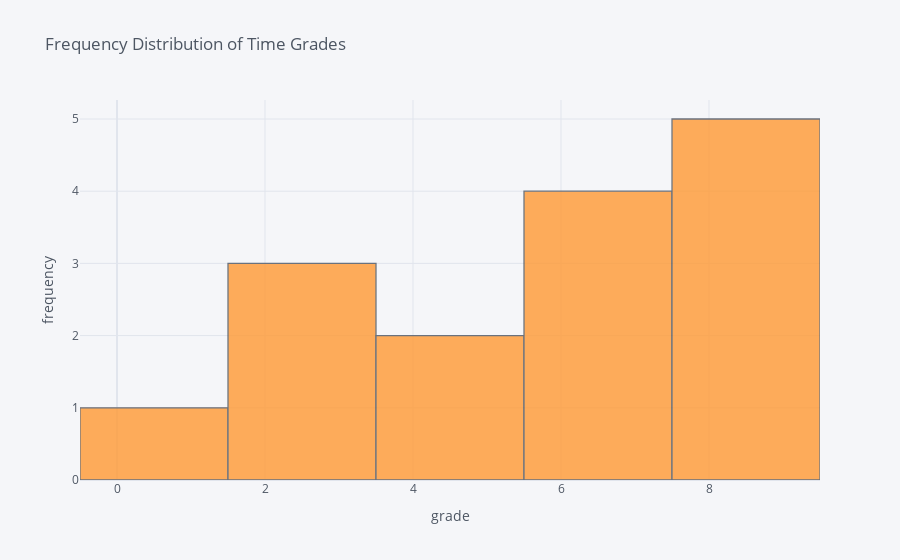

Here is the notebook cell this chart was saved with:
### Markdown cell above
#### Show visually the frequency distribution of the time_grades dataset.

### Code cell
import cufflinks as cf
cf.go_offline()

data = time_grades['grade']

data.iplot(kind='hist', xTitle='grade', yTitle='frequency', 
           title='Frequency Distribution of Time Grades')

### Figure 1 — Plotly figure (JSON) as saved in the notebook; plotly's stock layout.template omitted (floating-point values rounded to 4 significant figures)
{"data": [{"histfunc": "count", "histnorm": "", "marker": {"color": "rgba(255, 153, 51, 1.0)", "line": {"color": "#4D5663", "width": 1.3}}, "name": "grade", "opacity": 0.8, "orientation": "v", "type": "histogram", "x": [4, 7, 9, 7, 9, 3, 7, 5, 9, 3, 8, 7, 1, 8, 2]}], "layout": {"barmode": "overlay", "legend": {"bgcolor": "#F5F6F9", "font": {"color": "#4D5663"}}, "paper_bgcolor": "#F5F6F9", "plot_bgcolor": "#F5F6F9", "title": {"font": {"color": "#4D5663"}, "text": "Frequency Distribution of Time Grades"}, "xaxis": {"gridcolor": "#E1E5ED", "showgrid": true, "tickfont": {"color": "#4D5663"}, "title": {"font": {"color": "#4D5663"}, "text": "grade"}, "zerolinecolor": "#E1E5ED"}, "yaxis": {"gridcolor": "#E1E5ED", "showgrid": true, "tickfont": {"color": "#4D5663"}, "title": {"font": {"color": "#4D5663"}, "text": "frequency"}, "zerolinecolor": "#E1E5ED"}}}
